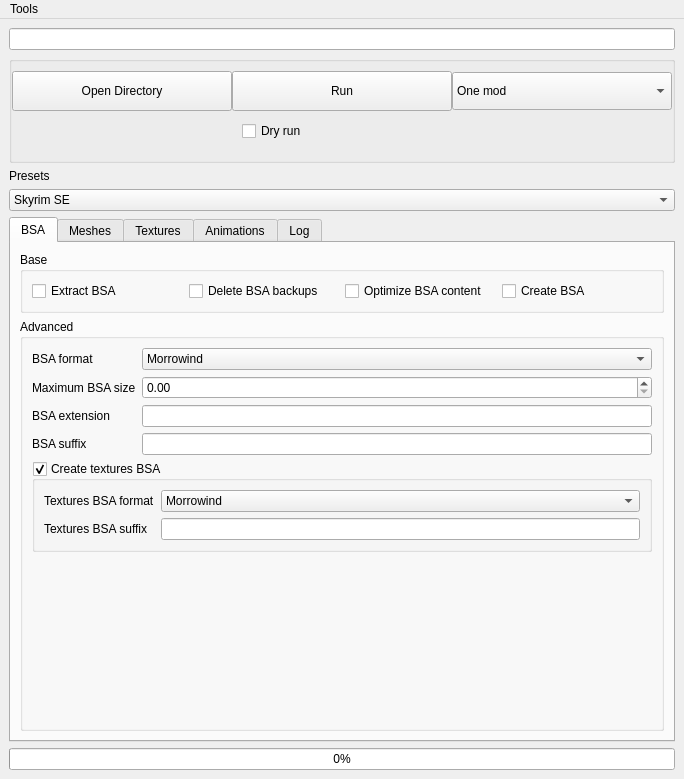
<?xml version="1.0" encoding="UTF-8"?>
<ui version="4.0">
 <class>Custom</class>
 <widget class="QMainWindow" name="Custom">
  <property name="geometry">
   <rect>
    <x>0</x>
    <y>0</y>
    <width>684</width>
    <height>779</height>
   </rect>
  </property>
  <property name="sizePolicy">
   <sizepolicy hsizetype="Expanding" vsizetype="Expanding">
    <horstretch>0</horstretch>
    <verstretch>0</verstretch>
   </sizepolicy>
  </property>
  <property name="cursor">
   <cursorShape>ArrowCursor</cursorShape>
  </property>
  <property name="windowTitle">
   <string>Cathedral Assets Optimizer : Advanced settings</string>
  </property>
  <property name="whatsThis">
   <string>Will write which files would be affected, without actually processing them</string>
  </property>
  <widget class="QWidget" name="centralwidget">
   <layout class="QVBoxLayout" name="verticalLayout">
    <item>
     <widget class="QLineEdit" name="userPathTextEdit">
      <property name="sizePolicy">
       <sizepolicy hsizetype="Minimum" vsizetype="Fixed">
        <horstretch>0</horstretch>
        <verstretch>0</verstretch>
       </sizepolicy>
      </property>
     </widget>
    </item>
    <item>
     <widget class="QGroupBox" name="mainGroupBox">
      <property name="sizePolicy">
       <sizepolicy hsizetype="Preferred" vsizetype="Fixed">
        <horstretch>0</horstretch>
        <verstretch>0</verstretch>
       </sizepolicy>
      </property>
      <property name="maximumSize">
       <size>
        <width>16777215</width>
        <height>16777215</height>
       </size>
      </property>
      <property name="title">
       <string/>
      </property>
      <property name="flat">
       <bool>false</bool>
      </property>
      <layout class="QGridLayout" name="gridLayout_3">
       <property name="leftMargin">
        <number>0</number>
       </property>
       <property name="topMargin">
        <number>9</number>
       </property>
       <property name="rightMargin">
        <number>0</number>
       </property>
       <property name="spacing">
        <number>0</number>
       </property>
       <item row="0" column="1" alignment="Qt::AlignHCenter">
        <widget class="QPushButton" name="processButton">
         <property name="sizePolicy">
          <sizepolicy hsizetype="Fixed" vsizetype="Fixed">
           <horstretch>0</horstretch>
           <verstretch>0</verstretch>
          </sizepolicy>
         </property>
         <property name="minimumSize">
          <size>
           <width>220</width>
           <height>40</height>
          </size>
         </property>
         <property name="maximumSize">
          <size>
           <width>230</width>
           <height>16777215</height>
          </size>
         </property>
         <property name="text">
          <string>Run</string>
         </property>
        </widget>
       </item>
       <item row="0" column="2" alignment="Qt::AlignHCenter">
        <widget class="QComboBox" name="modeChooserComboBox">
         <property name="sizePolicy">
          <sizepolicy hsizetype="Fixed" vsizetype="Fixed">
           <horstretch>0</horstretch>
           <verstretch>0</verstretch>
          </sizepolicy>
         </property>
         <property name="minimumSize">
          <size>
           <width>220</width>
           <height>38</height>
          </size>
         </property>
         <property name="maximumSize">
          <size>
           <width>230</width>
           <height>16777215</height>
          </size>
         </property>
         <item>
          <property name="text">
           <string>One mod</string>
          </property>
         </item>
         <item>
          <property name="text">
           <string>Several mods (MO)</string>
          </property>
         </item>
        </widget>
       </item>
       <item row="1" column="1" alignment="Qt::AlignHCenter|Qt::AlignVCenter">
        <widget class="QCheckBox" name="dryRunCheckBox">
         <property name="sizePolicy">
          <sizepolicy hsizetype="Expanding" vsizetype="Fixed">
           <horstretch>0</horstretch>
           <verstretch>0</verstretch>
          </sizepolicy>
         </property>
         <property name="minimumSize">
          <size>
           <width>200</width>
           <height>40</height>
          </size>
         </property>
         <property name="maximumSize">
          <size>
           <width>200</width>
           <height>16777215</height>
          </size>
         </property>
         <property name="sizeIncrement">
          <size>
           <width>100</width>
           <height>0</height>
          </size>
         </property>
         <property name="baseSize">
          <size>
           <width>140</width>
           <height>40</height>
          </size>
         </property>
         <property name="cursor">
          <cursorShape>WhatsThisCursor</cursorShape>
         </property>
         <property name="toolTip">
          <string>&lt;html&gt;&lt;head/&gt;&lt;body&gt;&lt;p&gt;Will list all files that would be modified, without actually processing them.&lt;/p&gt;&lt;/body&gt;&lt;/html&gt;</string>
         </property>
         <property name="autoFillBackground">
          <bool>false</bool>
         </property>
         <property name="text">
          <string>Dry run</string>
         </property>
        </widget>
       </item>
       <item row="0" column="0" alignment="Qt::AlignHCenter">
        <widget class="QPushButton" name="userPathButton">
         <property name="sizePolicy">
          <sizepolicy hsizetype="Fixed" vsizetype="Fixed">
           <horstretch>0</horstretch>
           <verstretch>0</verstretch>
          </sizepolicy>
         </property>
         <property name="minimumSize">
          <size>
           <width>220</width>
           <height>40</height>
          </size>
         </property>
         <property name="maximumSize">
          <size>
           <width>230</width>
           <height>16777215</height>
          </size>
         </property>
         <property name="text">
          <string>Open Directory</string>
         </property>
        </widget>
       </item>
      </layout>
     </widget>
    </item>
    <item>
     <widget class="QLabel" name="label">
      <property name="text">
       <string>Presets</string>
      </property>
     </widget>
    </item>
    <item>
     <widget class="QComboBox" name="comboBox">
      <item>
       <property name="text">
        <string>Skyrim SE</string>
       </property>
      </item>
      <item>
       <property name="text">
        <string>Skyrim</string>
       </property>
      </item>
      <item>
       <property name="text">
        <string>Fallout 4</string>
       </property>
      </item>
      <item>
       <property name="text">
        <string>Custom</string>
       </property>
      </item>
     </widget>
    </item>
    <item>
     <widget class="QTabWidget" name="tabWidget">
      <property name="currentIndex">
       <number>0</number>
      </property>
      <widget class="QWidget" name="BsaTab">
       <attribute name="title">
        <string>BSA</string>
       </attribute>
       <layout class="QVBoxLayout" name="verticalLayout_2">
        <item>
         <widget class="QGroupBox" name="groupBox">
          <property name="sizePolicy">
           <sizepolicy hsizetype="Minimum" vsizetype="Maximum">
            <horstretch>0</horstretch>
            <verstretch>0</verstretch>
           </sizepolicy>
          </property>
          <property name="title">
           <string>Base</string>
          </property>
          <layout class="QHBoxLayout" name="horizontalLayout_2">
           <item>
            <widget class="QCheckBox" name="checkBox">
             <property name="text">
              <string>Extract BSA</string>
             </property>
            </widget>
           </item>
           <item>
            <widget class="QCheckBox" name="checkBox_2">
             <property name="text">
              <string>Delete BSA backups</string>
             </property>
            </widget>
           </item>
           <item>
            <widget class="QCheckBox" name="checkBox_4">
             <property name="text">
              <string>Optimize BSA content</string>
             </property>
            </widget>
           </item>
           <item>
            <widget class="QCheckBox" name="checkBox_3">
             <property name="text">
              <string>Create BSA</string>
             </property>
            </widget>
           </item>
          </layout>
         </widget>
        </item>
        <item>
         <widget class="QGroupBox" name="groupBox_2">
          <property name="title">
           <string>Advanced</string>
          </property>
          <layout class="QFormLayout" name="formLayout">
           <item row="0" column="0">
            <widget class="QLabel" name="label_2">
             <property name="text">
              <string>BSA format</string>
             </property>
            </widget>
           </item>
           <item row="0" column="1">
            <widget class="QComboBox" name="comboBox_2">
             <item>
              <property name="text">
               <string>Morrowind</string>
              </property>
             </item>
             <item>
              <property name="text">
               <string>Oblivion</string>
              </property>
             </item>
             <item>
              <property name="text">
               <string>Skyrim / Fallout 3 / Fallout New Vegas</string>
              </property>
             </item>
             <item>
              <property name="text">
               <string>SSE</string>
              </property>
             </item>
             <item>
              <property name="text">
               <string>Fallout 4</string>
              </property>
             </item>
            </widget>
           </item>
           <item row="1" column="0">
            <widget class="QLabel" name="label_5">
             <property name="text">
              <string>Maximum BSA size</string>
             </property>
            </widget>
           </item>
           <item row="1" column="1">
            <widget class="QDoubleSpinBox" name="doubleSpinBox"/>
           </item>
           <item row="2" column="0">
            <widget class="QLabel" name="label_4">
             <property name="text">
              <string>BSA extension</string>
             </property>
            </widget>
           </item>
           <item row="2" column="1">
            <widget class="QLineEdit" name="lineEdit"/>
           </item>
           <item row="3" column="0">
            <widget class="QLabel" name="label_6">
             <property name="text">
              <string>BSA suffix</string>
             </property>
            </widget>
           </item>
           <item row="3" column="1">
            <widget class="QLineEdit" name="lineEdit_2"/>
           </item>
           <item row="7" column="0" colspan="2">
            <widget class="QGroupBox" name="groupBox_3">
             <property name="title">
              <string>Create textures BSA</string>
             </property>
             <property name="checkable">
              <bool>true</bool>
             </property>
             <layout class="QFormLayout" name="formLayout_2">
              <item row="0" column="0">
               <widget class="QLabel" name="label_3">
                <property name="text">
                 <string>Textures BSA format</string>
                </property>
               </widget>
              </item>
              <item row="0" column="1">
               <widget class="QComboBox" name="comboBox_3">
                <item>
                 <property name="text">
                  <string>Morrowind</string>
                 </property>
                </item>
                <item>
                 <property name="text">
                  <string>Oblivion</string>
                 </property>
                </item>
                <item>
                 <property name="text">
                  <string>Skyrim / Fallout 3 / Fallout New Vegas</string>
                 </property>
                </item>
                <item>
                 <property name="text">
                  <string>SSE</string>
                 </property>
                </item>
                <item>
                 <property name="text">
                  <string>Fallout 4</string>
                 </property>
                </item>
               </widget>
              </item>
              <item row="1" column="0">
               <widget class="QLabel" name="label_7">
                <property name="text">
                 <string>Textures BSA suffix</string>
                </property>
               </widget>
              </item>
              <item row="1" column="1">
               <widget class="QLineEdit" name="lineEdit_3"/>
              </item>
             </layout>
            </widget>
           </item>
          </layout>
         </widget>
        </item>
       </layout>
      </widget>
      <widget class="QWidget" name="MeshesTab">
       <attribute name="title">
        <string>Meshes</string>
       </attribute>
      </widget>
      <widget class="QWidget" name="TexturesTab">
       <attribute name="title">
        <string>Textures</string>
       </attribute>
      </widget>
      <widget class="QWidget" name="AnimationsTab">
       <attribute name="title">
        <string>Animations</string>
       </attribute>
      </widget>
      <widget class="QWidget" name="LogTab">
       <attribute name="title">
        <string>Log</string>
       </attribute>
       <layout class="QHBoxLayout" name="horizontalLayout">
        <item>
         <widget class="QPlainTextEdit" name="plainTextEdit"/>
        </item>
       </layout>
      </widget>
     </widget>
    </item>
    <item>
     <widget class="QProgressBar" name="progressBar">
      <property name="value">
       <number>0</number>
      </property>
     </widget>
    </item>
   </layout>
  </widget>
  <widget class="QMenuBar" name="menuBar">
   <property name="geometry">
    <rect>
     <x>0</x>
     <y>0</y>
     <width>684</width>
     <height>20</height>
    </rect>
   </property>
   <widget class="QMenu" name="menuTools">
    <property name="title">
     <string>Tools</string>
    </property>
    <widget class="QMenu" name="menuPLOG_verbosity">
     <property name="title">
      <string>Log verbosity</string>
     </property>
     <addaction name="actionLogVerbosityTrace"/>
     <addaction name="actionLogVerbosityNote"/>
     <addaction name="actionLogVerbosityInfo"/>
    </widget>
    <addaction name="menuPLOG_verbosity"/>
    <addaction name="actionChangeTheme"/>
    <addaction name="actionSelect_game"/>
   </widget>
   <addaction name="menuTools"/>
  </widget>
  <action name="actionChangeTheme">
   <property name="text">
    <string>Select theme</string>
   </property>
  </action>
  <action name="actionLogVerbosityTrace">
   <property name="checkable">
    <bool>true</bool>
   </property>
   <property name="text">
    <string>Max</string>
   </property>
   <property name="toolTip">
    <string>Maximal</string>
   </property>
   <property name="statusTip">
    <string>Use it only if you want to report a bug</string>
   </property>
   <property name="whatsThis">
    <string/>
   </property>
  </action>
  <action name="actionLogVerbosityNote">
   <property name="checkable">
    <bool>true</bool>
   </property>
   <property name="text">
    <string>Medium</string>
   </property>
   <property name="statusTip">
    <string>Normal log</string>
   </property>
   <property name="whatsThis">
    <string/>
   </property>
  </action>
  <action name="actionLogVerbosityInfo">
   <property name="checkable">
    <bool>true</bool>
   </property>
   <property name="text">
    <string>Low</string>
   </property>
   <property name="statusTip">
    <string>Will show nearly no information</string>
   </property>
  </action>
  <action name="actionSelect_game">
   <property name="text">
    <string>Select game</string>
   </property>
  </action>
 </widget>
 <resources/>
 <connections/>
</ui>
